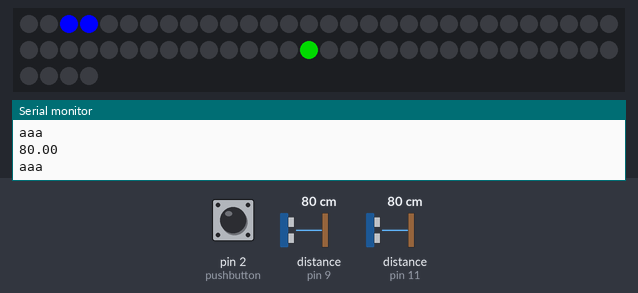
The sketch below on a simulated Arduino Uno, built with avr-gcc and run on an emulated ATmega328P. On the bench: 64 RGB LEDs in strip order, left to right, continuing on the next row, the last lines printed to the serial monitor. The test bench sets the inputs (shaded band); at power-on: pin 2 (pushbutton) HIGH, distance to the obstacle (sensors on pin 9, pin 11) 80 cm. Dim RGB values are drawn brighter than linear; colours are those a GRB WS2812 strip shows for the declared byte order; random numbers use the default seed unless the sketch sets one.

Above: at 1.2 s.
1.3 s: pin 2 (pushbutton) pulled LOW for 0.15 s
At 1.6 s:
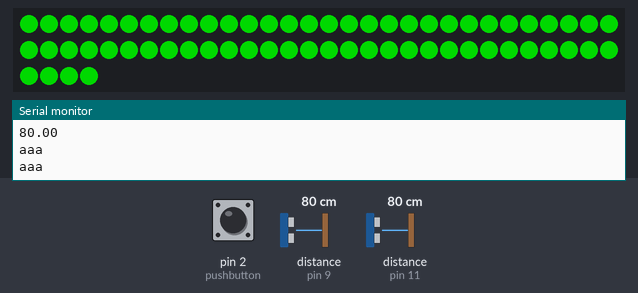
2.0 s: distance to the obstacle (sensor on pin 9) set to 2 cm
At 2.51 s:
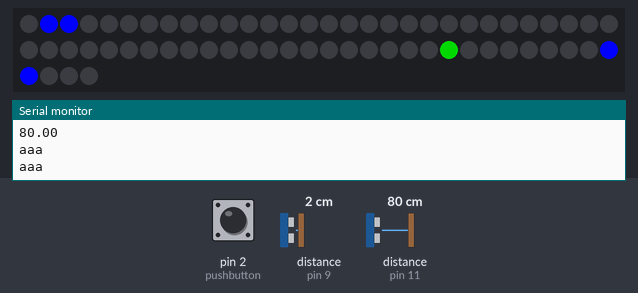
3.8 s: pin 2 (pushbutton) pulled LOW for 1 s
At 4.6 s:
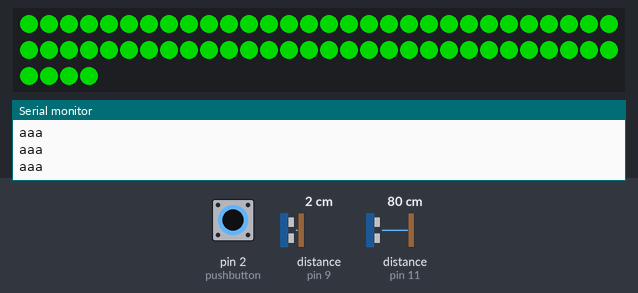
5.4 s: distance to the obstacle (sensor on pin 9) set to 9 cm
6.9 s: distance to the obstacle (sensor on pin 9) set to 12 cm
At 9.6 s:
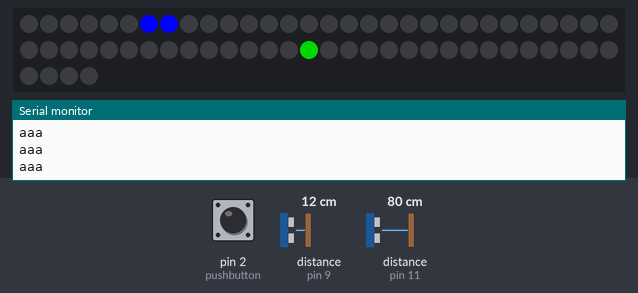
Timing chart, 0 to 10.5 s (numbered marks = the images above; inputs shaded):
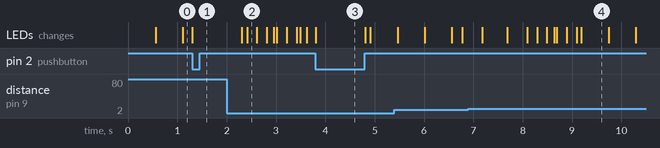

Measured:
- the behaviour switches between 10 and 11 cm on distance to the obstacle (sensor on pin 9) (found by bisection; images 3 and 4)

The sketch:

pong.ino
```cpp
#include <HCSR04.h>
#include <FastLED.h>

#define NUM_LEDS 64

#define DATA_PIN 8
#define CLOCK_PIN 13

unsigned long previousMillisBolinha = 0;

unsigned long previousMillisRaquete = 0;

long delayBolinha = 550;
const long delayRaquete = 200;
int pushbutton = 2; // declara o push button na porta 2
UltraSonicDistanceSensor distanceSensor(10, 9);  // Initialize sensor that uses digital pins 13 and 12.
UltraSonicDistanceSensor distanceSensor2(12, 11);  // Initialize sensor that uses digital pins 13 and 12.
int matriz[8][8];
int bolinhaY = 3;
int bolinhaX = 3;
int adicaoY = 0;
int adicaoX = 1;
int posicaoRaquete1 = 3;
int posicaoRaquete2 = 3;
int delayJogo = 350;
int pontosJogador1 = 0;
int pontosJogador2 = 0;
bool doisJogadores=true;
bool isContraMaquina=false;
bool subindo=true;
bool estadoled = 0; // variavel de controle
// Define the array of leds
CRGB leds[NUM_LEDS];

void setup() {
  pinMode(pushbutton, INPUT_PULLUP); // define o pino do botao
  defineMatriz();
  Serial.begin(9600);
  FastLED.addLeds<WS2812B, DATA_PIN, RGB>(leds, NUM_LEDS);  // GRB ordering is typical
  leds[matriz[0][posicaoRaquete1]] = CRGB::Blue;
  leds[matriz[0][posicaoRaquete1 - 1]] = CRGB::Blue;
  int randomico = random(0, 2);
  if(randomico==0){
    adicaoX=-1;
  }
  if(randomico==1){
    adicaoX=1;
  }
}
void defineMatriz() {
  int i = 0;
  int j = 0;
  while (i < 8) {
    matriz[0][j] = i;
    i++;
    j++;

  }
  j = 7;
  while (i < 16) {
    matriz[1][j] = i;
    i++;
    j--;
  }

  j = 0;
  while (i < 24) {
    matriz[2][j] = i;
    i++;
    j++;
  }
  j = 7;
  while (i < 32) {
    matriz[3][j] = i;
    i++;
    j--;
  }
  j = 0;
  while (i < 40) {
    matriz[4][j] = i;
    i++;
    j++;
  }
  j = 7;
  while (i < 48) {
    matriz[5][j] = i;
    i++;
    j--;
  }
  j = 0;
  while (i < 56) {
    matriz[6][j] = i;
    i++;
    j++;
  }
  j = 7;
  while (i < 64) {
    matriz[7][j] = i;
    i++;
    j--;
  }
}

void ReiniciaJogo() {
  delayBolinha = 550;
  pontosJogador1 = 0;
  pontosJogador2 = 0;
  for (int i = 0; i < 8; i++) {
    for (int j = 0; j < 8; j++) {
      leds[matriz[i][j]] = CRGB::DarkRed;
    }
  }
  FastLED.show();
  delay(1000);
  for (int i = 0; i < 8; i++) {
    for (int j = 0; j < 8; j++) {
      leds[matriz[i][j]] = CRGB::Black;
    }
  }
  FastLED.show();

}
void colisaoParede() {
  int randomico = random(0, 3);

  if (adicaoY == 0) {
    adicaoY = 1;
  }
  if (randomico == 1) {
    adicaoY = -1;

  }
  else if (randomico == 2) {
    adicaoY = 0;

  }

  adicaoX = adicaoX * -1;

}
void colisaoChao() {
  if (adicaoY == 0) {
    adicaoY = 1;
  }
  adicaoY = adicaoY * -1;
}
void diminuiDelay() {
  if (delayBolinha > 200) {
    delayBolinha = delayBolinha - 10;
  }
}
void RandomY(){
  int randomico = random(0, 3);

    if (adicaoY == 0) {
      adicaoY = 1;
    }
    if (randomico == 1) {
      adicaoY = -1;

    }
    else if (randomico == 2) {
      adicaoY = 0;

    }
}
void colisaoRaquete1() {

  if (bolinhaX == 1 && (bolinhaY == posicaoRaquete1 || bolinhaY == posicaoRaquete1 - 1)) {
    //Serial.println("COLISAO");
    adicaoX = 1;
    RandomY();
    diminuiDelay();

  }
  else if (bolinhaX == 1 && adicaoY == -1 && bolinhaY == posicaoRaquete1 + 1) {
    //Serial.println("COLISAO");
    adicaoX = 1;
    RandomY();
    diminuiDelay();
  }
  else if (bolinhaX == 1 && adicaoY == 1 && bolinhaY == posicaoRaquete1 - 2) {
    //Serial.println("COLISAO");
    adicaoX = 1;
    RandomY();
    diminuiDelay();
  }
}
void colisaoRaquete2() {

  if (bolinhaX == 6 && (bolinhaY == posicaoRaquete2 || bolinhaY == posicaoRaquete2 - 1)) {
    //Serial.println("COLISAO");
    adicaoX = -1;
     RandomY();
    diminuiDelay();

  }
  else if (bolinhaX == 6 && adicaoY == -1 && bolinhaY == posicaoRaquete2 + 1) {
    //Serial.println("COLISAO");
    adicaoX = -1;
    RandomY();
    diminuiDelay();
  }
  else if (bolinhaX == 6 && adicaoY == 1 && bolinhaY == posicaoRaquete2 - 2) {
    //Serial.println("COLISAO");
    adicaoX = -1;
    RandomY();
    diminuiDelay();
  }
}
void luzesPontuacao() {
  leds[matriz[3][3]] = CRGB::DarkRed;

  FastLED.show();

  delay(200);

  leds[matriz[3][4]] = CRGB::DarkRed;
  leds[matriz[4][3]] = CRGB::DarkRed;
  leds[matriz[4][4]] = CRGB::DarkRed;
  FastLED.show();

  delay(400);


  leds[matriz[3][3]] = CRGB::Black;
  leds[matriz[3][4]] = CRGB::Black;
  leds[matriz[4][3]] = CRGB::Black;
  leds[matriz[4][4]] = CRGB::Black;
  FastLED.show();

}
void reiniciaBolinha() {


  FastLED.show();
   int randomico = random(0, 2);
  if(randomico==0){
    leds[matriz[5][3]] = CRGB::Blue;
    bolinhaX = 5;
  bolinhaY = 3;
    adicaoX=-1;
    delay(400);
    leds[matriz[5][3]] = CRGB::Black;
  }
  if(randomico==1){
    leds[matriz[2][3]] = CRGB::Blue;
    bolinhaX = 2;
  bolinhaY = 3;
    adicaoX=1;
    delay(400);
    leds[matriz[2][3]] = CRGB::Black;
  }


  adicaoY = 0;


      FastLED.show();
}
void bolinha() {


  bolinhaX = bolinhaX + adicaoX;

  bolinhaY = bolinhaY + adicaoY;

  //Serial.println(bolinhaY);
  //Serial.println(adicaoY);
  // Serial.println(adicaoX);


  colisaoRaquete1();
  if(doisJogadores){
     colisaoRaquete2();
  }

  if (bolinhaX == 0) {
    leds[matriz[bolinhaX][bolinhaY]] = CRGB::DarkRed;
    luzesPontuacao();
    leds[matriz[bolinhaX][bolinhaY]] = CRGB::Black;

    pontosJogador2 = pontosJogador2 + 1;


    for (int i = 0; i < pontosJogador2; i++) {
      leds[matriz[6][i]] = CRGB::DarkRed;
    }
    FastLED.show();
    delay(500);
    for (int i = 0; i < pontosJogador2; i++) {
      leds[matriz[6][i]] = CRGB::Black;
    }
    FastLED.show();

    if (pontosJogador1 == 8 || pontosJogador2 ==8) {
      ReiniciaJogo();

    }
    reiniciaBolinha();

  }

   if (bolinhaX == 7 && doisJogadores) {
    leds[matriz[bolinhaX][bolinhaY]] = CRGB::DarkRed;
    luzesPontuacao();
    leds[matriz[bolinhaX][bolinhaY]] = CRGB::Black;

    pontosJogador1 = pontosJogador1 + 1;


    for (int i = 0; i < pontosJogador1; i++) {
      leds[matriz[1][i]] = CRGB::DarkRed;
    }
    FastLED.show();
    delay(500);
    for (int i = 0; i < pontosJogador1; i++) {
      leds[matriz[1][i]] = CRGB::Black;
    }
    FastLED.show();

    if (pontosJogador1 == 8) {
      ReiniciaJogo();

    }
    reiniciaBolinha();
  }

  if (bolinhaX == 7) {
    colisaoParede();

  }


  else if (bolinhaY == 7 || bolinhaY == 0) {
    colisaoChao();
  }


}

void computaRaqueteSoma1() {
  float distancia = distanceSensor.measureDistanceCm();

  // Serial.println(posicaoRaquete1);
  //Serial.println(distancia);

  if (distancia < 20 ) {
    if (distancia > 10 && posicaoRaquete1 < 7) {

      leds[matriz[0][posicaoRaquete1]] = CRGB::Black;
      leds[matriz[0][posicaoRaquete1 - 1]] = CRGB::Black;

      posicaoRaquete1 = posicaoRaquete1 + 1;

      leds[matriz[0][posicaoRaquete1]] = CRGB::Blue;
      leds[matriz[0][posicaoRaquete1 - 1]] = CRGB::Blue;


    }
    else if (distancia < 7 && posicaoRaquete1 > 1) {

      leds[matriz[0][posicaoRaquete1]] = CRGB::Black;
      leds[matriz[0][posicaoRaquete1 - 1]] = CRGB::Black;

      posicaoRaquete1 = posicaoRaquete1 - 1;

      leds[matriz[0][posicaoRaquete1]] = CRGB::Blue;
      leds[matriz[0][posicaoRaquete1 - 1]] = CRGB::Blue;


    }

  }
}
void computaRaqueteSoma2() {
  if(isContraMaquina){
    if(bolinhaY> posicaoRaquete2){
     subindo=true;
    }
    else if(bolinhaY<posicaoRaquete2 ){
      subindo=false;
    }
    if(subindo && posicaoRaquete2<7){
       leds[matriz[7][posicaoRaquete2]] = CRGB::Black;
      leds[matriz[7][posicaoRaquete2 - 1]] = CRGB::Black;

      posicaoRaquete2 = posicaoRaquete2 + 1;

      leds[matriz[7][posicaoRaquete2]] = CRGB::Blue;
      leds[matriz[7][posicaoRaquete2 - 1]] = CRGB::Blue;
    }
    else if(posicaoRaquete2>1){
 leds[matriz[7][posicaoRaquete2]] = CRGB::Black;
      leds[matriz[7][posicaoRaquete2 - 1]] = CRGB::Black;

      posicaoRaquete2 = posicaoRaquete2 - 1;

      leds[matriz[7][posicaoRaquete2]] = CRGB::Blue;
      leds[matriz[7][posicaoRaquete2 - 1]] = CRGB::Blue;

    }

  }
  else{
float distancia = distanceSensor2.measureDistanceCm();

  // Serial.println(posicaoRaquete1);
  Serial.println(distancia);
     Serial.println("aaa");

  if (distancia < 20 ) {
      Serial.println("bbb");

      if (distancia > 10 && posicaoRaquete2 < 7) {

        leds[matriz[7][posicaoRaquete2]] = CRGB::Black;
        leds[matriz[7][posicaoRaquete2 - 1]] = CRGB::Black;

        posicaoRaquete2 = posicaoRaquete2 + 1;

        leds[matriz[7][posicaoRaquete2]] = CRGB::Blue;
        leds[matriz[7][posicaoRaquete2 - 1]] = CRGB::Blue;
      }
      else if (distancia < 7 && posicaoRaquete2 > 1) {

        leds[matriz[7][posicaoRaquete2]] = CRGB::Black;
        leds[matriz[7][posicaoRaquete2 - 1]] = CRGB::Black;

        posicaoRaquete2 = posicaoRaquete2 - 1;

        leds[matriz[7][posicaoRaquete2]] = CRGB::Blue;
        leds[matriz[7][posicaoRaquete2 - 1]] = CRGB::Blue;

      }

    }
  }

}
void ProximoModo(){
  if(!doisJogadores){
    doisJogadores=true;
  }
  else if(doisJogadores && !isContraMaquina){
    isContraMaquina=true;
  }
  else if(isContraMaquina){
    isContraMaquina=false;
    doisJogadores=false;
  }
}
void loop() {
  if (digitalRead(pushbutton) == LOW) // Se o botão for pressionado
  {

     estadoled = !estadoled; // troca o estado do LED
     Serial.println("aaa");
    ReiniciaJogo();
    ProximoModo();
    while (digitalRead(pushbutton) == LOW);
    delay(100);
  }

  unsigned long currentMillis = millis();


  FastLED.show();

  if (currentMillis - previousMillisRaquete>= delayRaquete) {
    previousMillisRaquete = currentMillis;

    computaRaqueteSoma1();
    if(doisJogadores){
      computaRaqueteSoma2();
    }
  }

  if (currentMillis - previousMillisBolinha >= delayBolinha) {
    previousMillisBolinha = currentMillis;


    leds[matriz[bolinhaX][bolinhaY]] = CRGB::Black;
    bolinha();
    leds[matriz[bolinhaX][bolinhaY]] = CRGB::DarkRed;

  }


}
```
